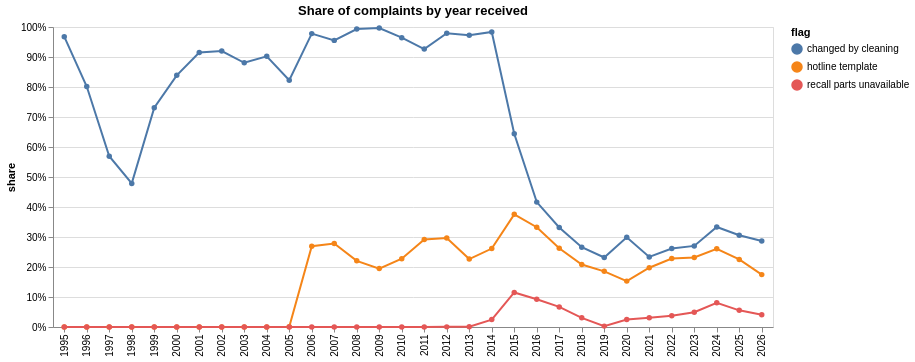

The cell this chart's notebook holds for it:
### Code cell
by_year = (
    complaints.group_by("YEAR")
    .agg(
        pl.col("CHANGED").mean().alias("changed by cleaning"),
        pl.col("HOTLINE").mean().alias("hotline template"),
        pl.col("PARTS_UNAVAILABLE").mean().alias("recall parts unavailable"),
    )
    .unpivot(index="YEAR", variable_name="flag", value_name="share")
)
alt.Chart(by_year).mark_line(point=True).encode(
    x=alt.X("YEAR:O", title=None),
    y=alt.Y("share:Q", axis=alt.Axis(format="%")),
    color="flag:N",
    tooltip=["YEAR", "flag", alt.Tooltip("share:Q", format=".1%")],
).properties(title="Share of complaints by year received", width=720)

### Figure 1 — Vega-Lite specification as saved in the notebook (floating-point values rounded to 4 significant figures)
{"config": {"view": {"continuousWidth": 300, "continuousHeight": 300}}, "data": {"name": "data-2c2a633a3c41c15b7070faf7221145e5"}, "mark": {"type": "line", "point": true}, "encoding": {"color": {"field": "flag", "type": "nominal"}, "tooltip": [{"field": "YEAR", "type": "quantitative"}, {"field": "flag", "type": "nominal"}, {"field": "share", "format": ".1%", "type": "quantitative"}], "x": {"field": "YEAR", "title": null, "type": "ordinal"}, "y": {"axis": {"format": "%"}, "field": "share", "type": "quantitative"}}, "title": "Share of complaints by year received", "width": 720, "$schema": "https://vega.github.io/schema/vega-lite/v6.4.1.json", "datasets": {"data-2c2a633a3c41c15b7070faf7221145e5": [{"YEAR": 2023, "flag": "changed by cleaning", "share": 0.2703}, {"YEAR": 2021, "flag": "changed by cleaning", "share": 0.2336}, {"YEAR": 2008, "flag": "changed by cleaning", "share": 0.9934}, {"YEAR": 1997, "flag": "changed by cleaning", "share": 0.5694}, {"YEAR": 2017, "flag": "changed by cleaning", "share": 0.3316}, {"YEAR": 2020, "flag": "changed by cleaning", "share": 0.2991}, {"YEAR": 2003, "flag": "changed by cleaning", "share": 0.8807}, {"YEAR": 2005, "flag": "changed by cleaning", "share": 0.8227}, {"YEAR": 2006, "flag": "changed by cleaning", "share": 0.9779}, {"YEAR": 2007, "flag": "changed by cleaning", "share": 0.9554}, {"YEAR": 1999, "flag": "changed by cleaning", "share": 0.731}, {"YEAR": 2022, "flag": "changed by cleaning", "share": 0.2614}, {"YEAR": 2016, "flag": "changed by cleaning", "share": 0.4163}, {"YEAR": 2012, "flag": "changed by cleaning", "share": 0.9793}, {"YEAR": 2013, "flag": "changed by cleaning", "share": 0.9722}, {"YEAR": 1995, "flag": "changed by cleaning", "share": 0.9677}, {"YEAR": 2004, "flag": "changed by cleaning", "share": 0.9022}, {"YEAR": 2002, "flag": "changed by cleaning", "share": 0.9199}, {"YEAR": 2015, "flag": "changed by cleaning", "share": 0.6442}, {"YEAR": 2025, "flag": "changed by cleaning", "share": 0.3059}, {"YEAR": 2011, "flag": "changed by cleaning", "share": 0.9266}, {"YEAR": 2014, "flag": "changed by cleaning", "share": 0.9833}, {"YEAR": 2018, "flag": "changed by cleaning", "share": 0.2658}, {"YEAR": 2024, "flag": "changed by cleaning", "share": 0.3333}, {"YEAR": 2000, "flag": "changed by cleaning", "share": 0.8389}, {"YEAR": 1996, "flag": "changed by cleaning", "share": 0.8015}, {"YEAR": 2026, "flag": "changed by cleaning", "share": 0.2866}, {"YEAR": 2009, "flag": "changed by cleaning", "share": 0.9963}, {"YEAR": 2001, "flag": "changed by cleaning", "share": 0.9149}, {"YEAR": 2010, "flag": "changed by cleaning", "share": 0.9643}, {"YEAR": 1998, "flag": "changed by cleaning", "share": 0.4787}, {"YEAR": 2019, "flag": "changed by cleaning", "share": 0.2317}, {"YEAR": 2023, "flag": "hotline template", "share": 0.2319}, {"YEAR": 2021, "flag": "hotline template", "share": 0.1975}, {"YEAR": 2008, "flag": "hotline template", "share": 0.2205}, {"YEAR": 1997, "flag": "hotline template", "share": 0.0}, {"YEAR": 2017, "flag": "hotline template", "share": 0.2627}, {"YEAR": 2020, "flag": "hotline template", "share": 0.1529}, {"YEAR": 2003, "flag": "hotline template", "share": 0.0}, {"YEAR": 2005, "flag": "hotline template", "share": 0.00112}, {"YEAR": 2006, "flag": "hotline template", "share": 0.2693}, {"YEAR": 2007, "flag": "hotline template", "share": 0.2782}, {"YEAR": 1999, "flag": "hotline template", "share": 0.0}, {"YEAR": 2022, "flag": "hotline template", "share": 0.228}, {"YEAR": 2016, "flag": "hotline template", "share": 0.3325}, {"YEAR": 2012, "flag": "hotline template", "share": 0.2965}, {"YEAR": 2013, "flag": "hotline template", "share": 0.2265}, {"YEAR": 1995, "flag": "hotline template", "share": 0.0}, {"YEAR": 2004, "flag": "hotline template", "share": 0.0}, {"YEAR": 2002, "flag": "hotline template", "share": 0.0}, {"YEAR": 2015, "flag": "hotline template", "share": 0.3755}, {"YEAR": 2025, "flag": "hotline template", "share": 0.2251}, {"YEAR": 2011, "flag": "hotline template", "share": 0.292}, {"YEAR": 2014, "flag": "hotline template", "share": 0.2616}, {"YEAR": 2018, "flag": "hotline template", "share": 0.2084}, {"YEAR": 2024, "flag": "hotline template", "share": 0.2605}, {"YEAR": 2000, "flag": "hotline template", "share": 2.011e-05}, {"YEAR": 1996, "flag": "hotline template", "share": 0.0}, {"YEAR": 2026, "flag": "hotline template", "share": 0.1746}, {"YEAR": 2009, "flag": "hotline template", "share": 0.1947}, {"YEAR": 2001, "flag": "hotline template", "share": 0.0}, {"YEAR": 2010, "flag": "hotline template", "share": 0.2277}, {"YEAR": 1998, "flag": "hotline template", "share": 0.0}, {"YEAR": 2019, "flag": "hotline template", "share": 0.1855}, {"YEAR": 2023, "flag": "recall parts unavailable", "share": 0.04904}, {"YEAR": 2021, "flag": "recall parts unavailable", "share": 0.03104}, {"YEAR": 2008, "flag": "recall parts unavailable", "share": 7.973e-05}, {"YEAR": 1997, "flag": "recall parts unavailable", "share": 0.0}, {"YEAR": 2017, "flag": "recall parts unavailable", "share": 0.06693}, {"YEAR": 2020, "flag": "recall parts unavailable", "share": 0.02468}, {"YEAR": 2003, "flag": "recall parts unavailable", "share": 6.613e-05}, {"YEAR": 2005, "flag": "recall parts unavailable", "share": 4.979e-05}, {"YEAR": 2006, "flag": "recall parts unavailable", "share": 0.0001629}, {"YEAR": 2007, "flag": "recall parts unavailable", "share": 0.0001208}, {"YEAR": 1999, "flag": "recall parts unavailable", "share": 0.0}, {"YEAR": 2022, "flag": "recall parts unavailable", "share": 0.03716}, {"YEAR": 2016, "flag": "recall parts unavailable", "share": 0.09228}, {"YEAR": 2012, "flag": "recall parts unavailable", "share": 0.0004532}, {"YEAR": 2013, "flag": "recall parts unavailable", "share": 0.0009717}, {"YEAR": 1995, "flag": "recall parts unavailable", "share": 0.0}, {"YEAR": 2004, "flag": "recall parts unavailable", "share": 0.0001019}, {"YEAR": 2002, "flag": "recall parts unavailable", "share": 0.0}, {"YEAR": 2015, "flag": "recall parts unavailable", "share": 0.1151}, {"YEAR": 2025, "flag": "recall parts unavailable", "share": 0.05552}, {"YEAR": 2011, "flag": "recall parts unavailable", "share": 0.0001214}, {"YEAR": 2014, "flag": "recall parts unavailable", "share": 0.02471}, {"YEAR": 2018, "flag": "recall parts unavailable", "share": 0.03054}, {"YEAR": 2024, "flag": "recall parts unavailable", "share": 0.08046}, {"YEAR": 2000, "flag": "recall parts unavailable", "share": 0.0}, {"YEAR": 1996, "flag": "recall parts unavailable", "share": 0.0}, {"YEAR": 2026, "flag": "recall parts unavailable", "share": 0.04079}, {"YEAR": 2009, "flag": "recall parts unavailable", "share": 0.000131}, {"YEAR": 2001, "flag": "recall parts unavailable", "share": 2.282e-05}, {"YEAR": 2010, "flag": "recall parts unavailable", "share": 0.0002889}, {"YEAR": 1998, "flag": "recall parts unavailable", "share": 0.0}, {"YEAR": 2019, "flag": "recall parts unavailable", "share": 0.00295}]}}
